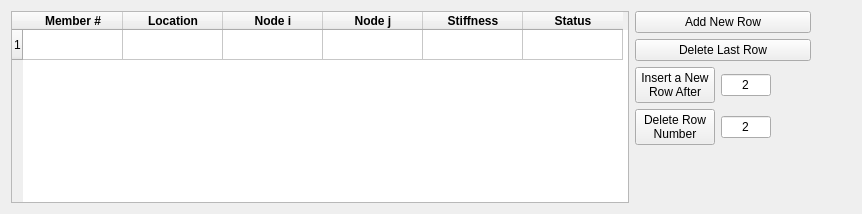
          <widget class="QWidget" name="ShearPanelsTan">
           <attribute name="title">
            <string>Shear Panels</string>
           </attribute>
           <layout class="QHBoxLayout" name="horizontalLayout_2">
            <item>
             <widget class="QTableWidget" name="Shear_panel_table">
              <property name="minimumSize">
               <size>
                <width>618</width>
                <height>0</height>
               </size>
              </property>
              <property name="dragDropMode">
               <enum>QAbstractItemView::DragDrop</enum>
              </property>
              <row>
               <property name="text">
                <string>1</string>
               </property>
              </row>
              <column>
               <property name="text">
                <string>Member #</string>
               </property>
               <property name="font">
                <font>
                 <weight>75</weight>
                 <bold>true</bold>
                </font>
               </property>
              </column>
              <column>
               <property name="text">
                <string>Location</string>
               </property>
               <property name="font">
                <font>
                 <weight>75</weight>
                 <bold>true</bold>
                </font>
               </property>
              </column>
              <column>
               <property name="text">
                <string>Node i</string>
               </property>
               <property name="font">
                <font>
                 <weight>75</weight>
                 <bold>true</bold>
                </font>
               </property>
              </column>
              <column>
               <property name="text">
                <string>Node j</string>
               </property>
               <property name="font">
                <font>
                 <weight>75</weight>
                 <bold>true</bold>
                </font>
               </property>
              </column>
              <column>
               <property name="text">
                <string>Stiffness</string>
               </property>
               <property name="font">
                <font>
                 <weight>75</weight>
                 <bold>true</bold>
                </font>
               </property>
              </column>
              <column>
               <property name="text">
                <string>Status</string>
               </property>
               <property name="font">
                <font>
                 <weight>75</weight>
                 <bold>true</bold>
                </font>
               </property>
              </column>
             </widget>
            </item>
            <item>
             <layout class="QVBoxLayout" name="verticalLayout_6">
              <item>
               <widget class="QPushButton" name="Add_new_row_shear_panel">
                <property name="maximumSize">
                 <size>
                  <width>200</width>
                  <height>16777215</height>
                 </size>
                </property>
                <property name="text">
                 <string>Add New Row</string>
                </property>
               </widget>
              </item>
              <item>
               <widget class="QPushButton" name="Delete_last_row_shear_panel">
                <property name="minimumSize">
                 <size>
                  <width>0</width>
                  <height>0</height>
                 </size>
                </property>
                <property name="maximumSize">
                 <size>
                  <width>200</width>
                  <height>16777215</height>
                 </size>
                </property>
                <property name="text">
                 <string>Delete Last Row</string>
                </property>
               </widget>
              </item>
              <item>
               <layout class="QGridLayout" name="gridLayout_6">
                <item row="0" column="1">
                 <widget class="QLineEdit" name="Inser_number_shear_panel">
                  <property name="maximumSize">
                   <size>
                    <width>50</width>
                    <height>16777215</height>
                   </size>
                  </property>
                  <property name="layoutDirection">
                   <enum>Qt::LeftToRight</enum>
                  </property>
                  <property name="text">
                   <string>2</string>
                  </property>
                  <property name="alignment">
                   <set>Qt::AlignCenter</set>
                  </property>
                 </widget>
                </item>
                <item row="1" column="1">
                 <widget class="QLineEdit" name="Delete_number_shear_panel">
                  <property name="maximumSize">
                   <size>
                    <width>50</width>
                    <height>16777215</height>
                   </size>
                  </property>
                  <property name="text">
                   <string>2</string>
                  </property>
                  <property name="alignment">
                   <set>Qt::AlignCenter</set>
                  </property>
                 </widget>
                </item>
                <item row="0" column="0">
                 <widget class="QPushButton" name="Insert_new_row_button_shear_panel">
                  <property name="enabled">
                   <bool>true</bool>
                  </property>
                  <property name="maximumSize">
                   <size>
                    <width>150</width>
                    <height>16777215</height>
                   </size>
                  </property>
                  <property name="text">
                   <string>Insert a New 
Row After</string>
                  </property>
                 </widget>
                </item>
                <item row="1" column="0">
                 <widget class="QPushButton" name="Delete_new_row_button_shear_panel">
                  <property name="maximumSize">
                   <size>
                    <width>150</width>
                    <height>16777215</height>
                   </size>
                  </property>
                  <property name="text">
                   <string>Delete Row 
Number</string>
                  </property>
                 </widget>
                </item>
                <item row="0" column="2">
                 <spacer name="horizontalSpacer_6">
                  <property name="orientation">
                   <enum>Qt::Horizontal</enum>
                  </property>
                  <property name="sizeHint" stdset="0">
                   <size>
                    <width>40</width>
                    <height>20</height>
                   </size>
                  </property>
                 </spacer>
                </item>
               </layout>
              </item>
              <item>
               <spacer name="verticalSpacer_2">
                <property name="orientation">
                 <enum>Qt::Vertical</enum>
                </property>
                <property name="sizeHint" stdset="0">
                 <size>
                  <width>20</width>
                  <height>40</height>
                 </size>
                </property>
               </spacer>
              </item>
             </layout>
            </item>
            <item>
             <spacer name="horizontalSpacer_7">
              <property name="orientation">
               <enum>Qt::Horizontal</enum>
              </property>
              <property name="sizeHint" stdset="0">
               <size>
                <width>40</width>
                <height>20</height>
               </size>
              </property>
             </spacer>
            </item>
           </layout>
          </widget>
